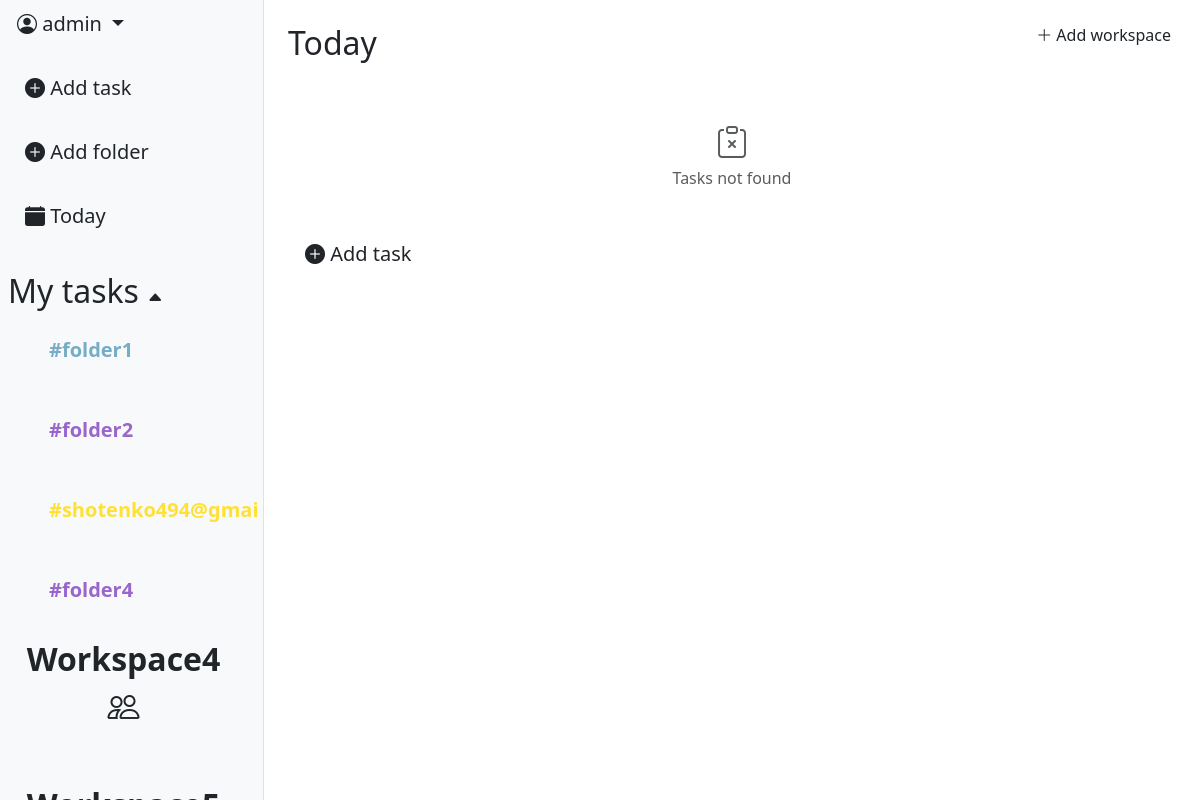
The app's page / (signed in) with its own data.
### task_app/models.py (models this page shows, shortened)
class Folder(models.Model):
    COLOR_VARIATION = [
        ("#77acc7", "🔵Air blue"),
        ("#9966cc", "🟣Amethust"),
        ("#008000", "🟢Apple Green"),
        ("#ff033e", "🔴Red rose"),
        ("#ffe135", "🟡Banana yellow"),
        ("#ff6500", "🟠Sunset"),
        ("#000000", "⚫Black"),
    ]
    color = models.CharField(max_length=30, choices=COLOR_VARIATION, default="Black")
    name = models.CharField(max_length=16)
    box = models.ForeignKey(Box, null=True, blank=True, on_delete=models.CASCADE, default=None)
    created_at = models.DateTimeField(auto_now_add=True)
    creator = models.ForeignKey(User, on_delete=models.CASCADE)
    workspace = models.ForeignKey(Workspace, on_delete=models.CASCADE, null=True, blank=True, default=None)

class Workspace(models.Model):
    INVITE_PERMISSION = [
        ("admin", "Admin"),
        ("member", "Member"),
                ]
    WORKSPACE_SPACE = [
        ("one", "Just me"),
        ("two-five", "2-5"),
        ("six-fifteen", "6-15"),
    ]
    name = models.CharField(max_length=64)
    invite_role = models.CharField(max_length=16, choices=INVITE_PERMISSION, default='member')
    workspace_space = models.CharField(max_length=16, choices=WORKSPACE_SPACE, default='one')
    icon = models.ImageField(null=True, blank=True)
    created_at = models.DateTimeField(auto_now_add=True)
    owner = models.ForeignKey(User, on_delete=models.CASCADE, related_name='workspace_creator')

### task_app/views.py (the view)
# urls.py: path('', views.TaskListView.as_view(), name="task_list"),
class TaskListView(LoginRequiredMixin, ListView):
    model = models.Task
    context_object_name = "tasks"
    template_name = "tasks/task_list.html"
    def get_queryset(self):
        queryset = models.Task.objects.filter(creator=self.request.user).prefetch_related('comments')
        folder_id = self.kwargs.get('folder_id')
        if folder_id:
            queryset = queryset.filter(folder_id=folder_id)
        else:
            queryset = queryset.filter(folder__isnull=True)
        status = self.request.GET.get('status')
        if status:
            queryset = queryset.filter(status__iexact=status)
        else:
           queryset = queryset.exclude(status__iexact="done")
        return queryset.order_by("due_date")
    def get_context_data(self, **kwargs):
        context = super().get_context_data(**kwargs)
        context["folders"] = Folder.objects.filter(creator=self.request.user)
        folder_id = self.kwargs.get('folder_id')
        if folder_id:
            context['current_folder'] = get_object_or_404(Folder, id=folder_id, creator=self.request.user)
        else:
            context['current_folder'] = None
        context["form"] = TaskFilterForm(self.request.GET)
        context["task_form"] = TaskForm()
        context["folder_form"] = FolderForm()
        context["comment_form"] = CommentForm()
        context["comments"] = models.Comment.objects.filter(
            task__creator=self.request.user).select_related('creator', 'task')
        context['workspaces'] = models.Workspace.objects.filter(
            members__member=self.request.user
        )
        context['workspace_form'] = WorkspaceForm()
        return context

### templates/tasks/task_list.html (shortened to what this page needs)
{% extends 'base.html' %}
{% load static %}
{% load custom_tags %}
{% block content %}
<div class="d-flex">
    {% include 'includes/leftbar.html' %}
    <div class="p-4" style="flex: 1 1 0; min-width: 0; position: relative;">
        <div style="position: absolute; top: 16px; right: 16px;">
            <a class="btn" data-bs-toggle="modal" data-bs-target="#WorkspaceModal">
                <i class="bi bi-plus-lg"></i> Add workspace
            </a>
        </div>
        {% if current_folder %}
            <h2>/{{ current_folder.name }}</h2>
        {% else %}
            <h2>Today</h2>
        {% endif %}
        <br>
        <ul class="list-group list-group-flush" data-simplebar style="max-height: 700px; overflow-x: hidden;">
            {% for task in tasks %}
                {% include 'includes/rightbar_task_scroll.html' with task=task %}
            {% empty %}
                <li class="list-group-item text-center py-4 text-muted">
                    <i class="bi bi-clipboard-x" style="font-size: 2rem;"></i>
                    <p class="mb-0">Tasks not found</p>
                </li>
            {% endfor %}
        </ul>
        <div class="list-group-item border-0 pt-3">
            <a class="btn btn-lg" data-bs-toggle="modal" data-bs-target="#TaskModal">
                <i class="bi bi-plus-circle-fill"></i> Add task
            </a>
        </div>
    </div>
</div>
{% endblock %}

### templates/includes/leftbar.html (shortened to what this page needs)
<div id="leftbar" class="bg-light border-end d-flex flex-column" style="width: 22%; height: 100vh; position: relative; overflow: hidden;">
    <div class="flex-shrink-0">
        <div class="dropdown-center mb-3">
            <button class="btn btn-lg dropdown-toggle" type="button" data-bs-toggle="dropdown" aria-expanded="false">
                <i class="bi bi-person-circle"></i>  {{ user.username }}
            </button>
        </div>
        <div class="d-flex flex-column align-items-start gap-3 ps-2">
            <a class="btn btn-lg" data-bs-toggle="modal" data-bs-target="#TaskModal">
                <i class="bi bi-plus-circle-fill"></i> Add task
            </a>
            <a class="btn btn-lg" data-bs-toggle="modal" data-bs-target="#FolderModal">
                <i class="bi bi-plus-circle-fill"></i> Add folder
            </a>
            <a class="btn btn-lg" href="{% url 'tasks:task_list' %}">
                <i class="bi bi-calendar-fill"></i> Today
            </a>
        </div>
    </div>
    <br>
    <div class="ps-2 mt-2">
        <h2 id="folders-toggle" style="cursor: pointer; user-select: none;">
            My tasks <span id="folders-arrow" class="bi bi-caret-up-fill" style="font-size: 16px;"></span>
        </h2>
    </div>
    <div id="folder_list" style="max-height: 300px; overflow-y: auto; overflow-x: hidden;">
        <div class="d-flex flex-column align-items-start gap-3 ps-4">
            {% for folder in folders %}
                <div class="folder-row d-flex align-items-center justify-content-between p-2 rounded">
                    <a
                    href="{% url 'tasks:folder-tasks' folder.pk %}"
                    class="btn btn-lg"
                    style="color: {{ folder.color }}; font-weight: bold;"
                    >
                    #{{ folder.name }} </a>
                </div>
            {% endfor %}
        </div>
    </div>
    <div id="workspace_list" style="flex: 1 1 0; min-height: 0; overflow-y: auto; overflow-x: hidden;">
        <div class="d-flex flex-column align-items-start gap-3 ps-0">
            {% for workspace in workspaces %}
                <div class="folder-row d-flex align-items-center justify-content-between p-2 rounded">
                    <a
                    href="{% url 'workspace:workspace_detail' workspace.pk %}"
                    class="btn btn-lg ps-0"
                    style="font-size: 32px; font-weight: 600;"
                    >
                    {{ workspace.name }}  <i class="bi bi-people"></i>
                    </a>
                </div>
            {% endfor %}
        </div>
    </div>
</div>

### static/css/modal_style.css (style rules this page uses)
.folder-row { transition: background-color 0.2s; cursor: pointer; }
#folder_list { transition: opacity 0.3s ease; overflow-y: auto; }

### records on screen
Folder: name "folder1"
Folder: name "folder2"
Folder: name "shotenko494@gmai"
Folder: name "folder4"
Workspace: name "Workspace4"

### other values on screen
{{ user.username }} "admin"
